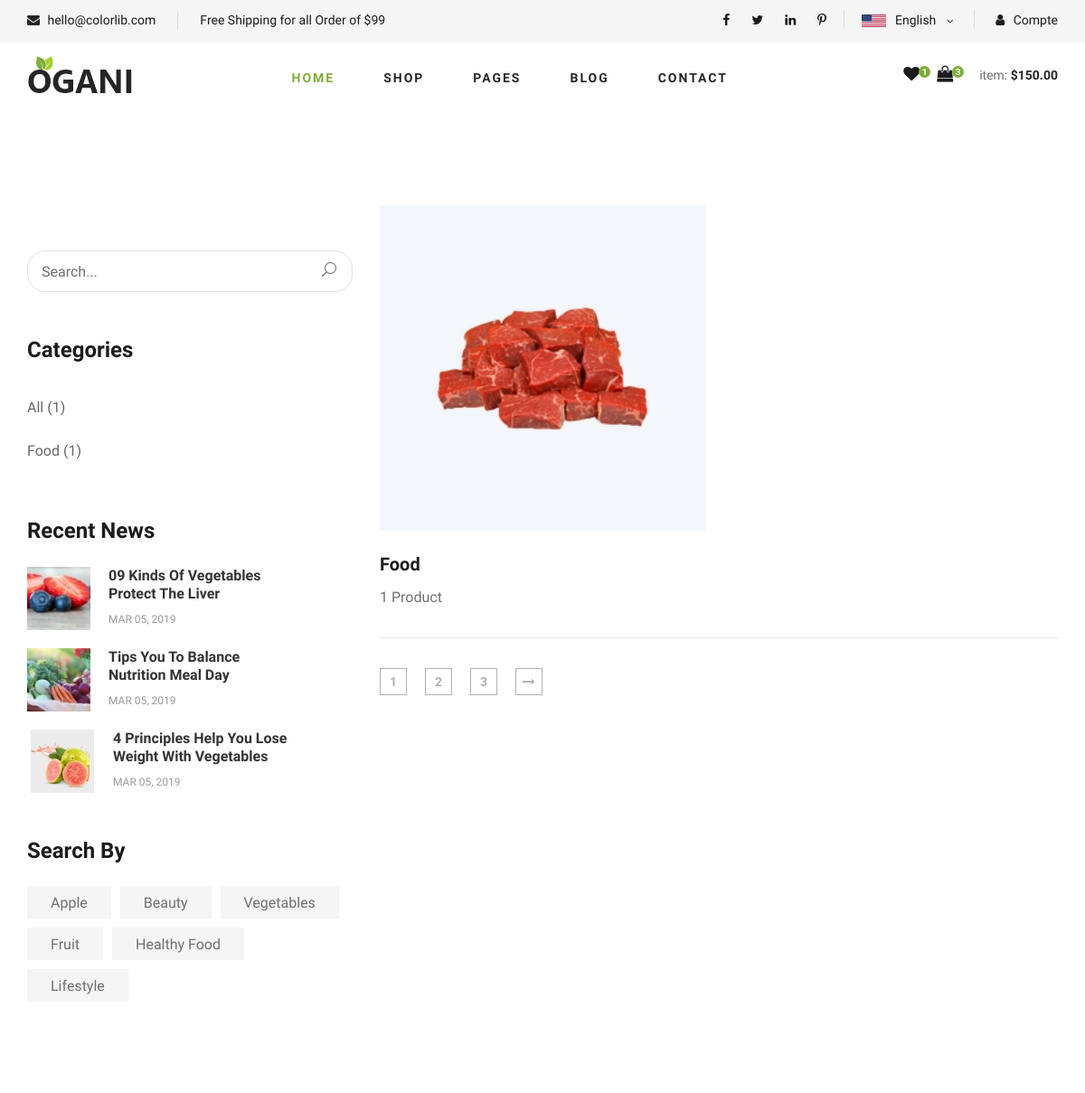
/categories/ (upper part), run on an earlier commit of the app's database.
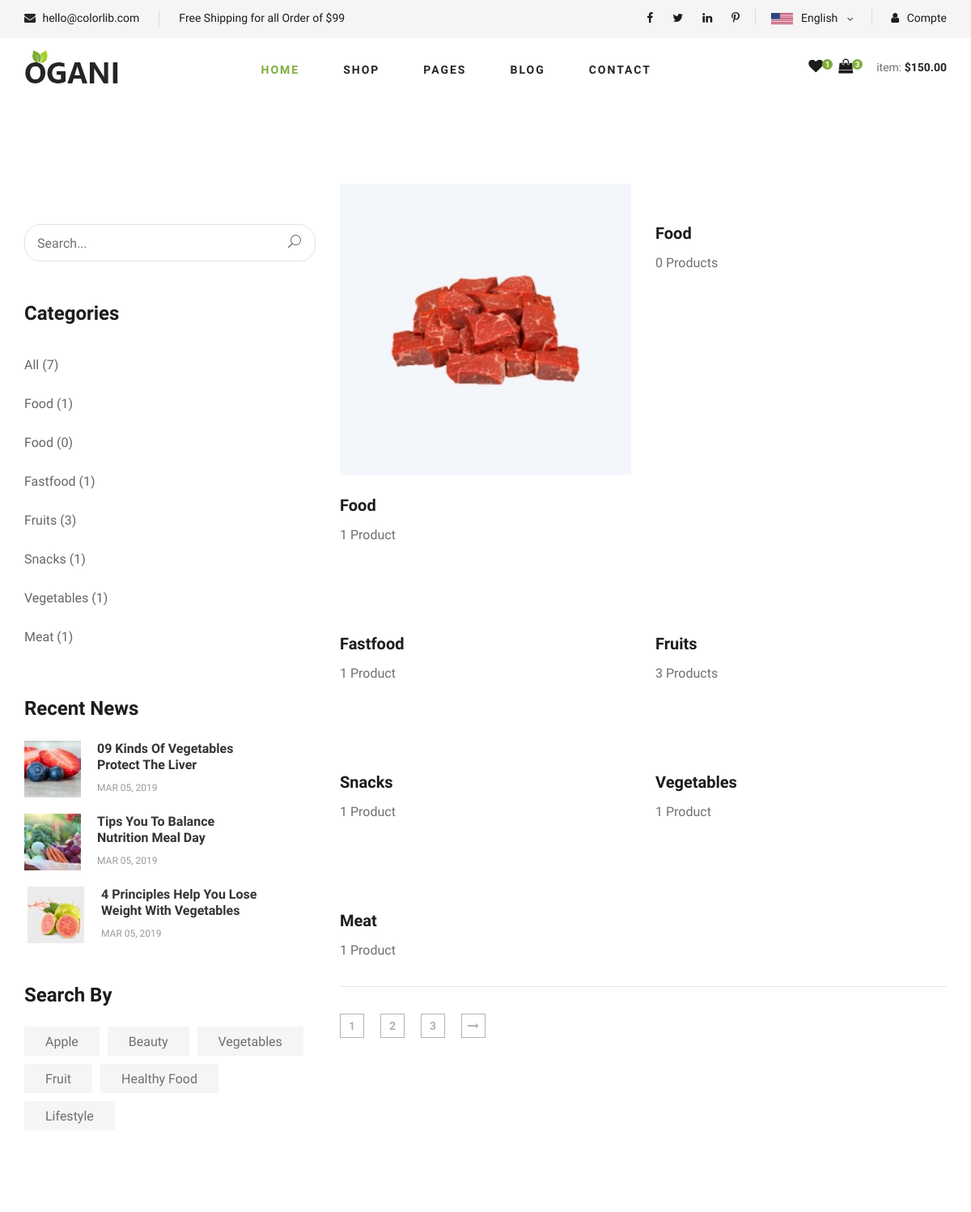
And on a later commit of the database.
### core/models.py (models this page shows, shortened)
class Category(models.Model):
    cid = ShortUUIDField(
        unique=True, length=10, max_length=20, prefix="cat", alphabet="abcdefgk"
    )
    title = models.CharField(max_length=100, default="Food")
    image = models.ImageField(upload_to="category", default="category.jpg")
    class Meta:
        verbose_name_plural = "categories"

### core/views.py (the view)
# urls.py: path("categories/", views.category_list_view, name="category-list"),
def category_list_view(request):
    category=Category.objects.all()
    context={
        "categories":category,
    }
    return render(request,"core/category-list.html",context)

### templates/core/category-list.html (shortened to what the changed rows need)
{% extends 'partials/base.html' %}
{% load static%}
{% block content %}
    <section class="blog spad">
        <div class="container">
            <div class="row">
                <div class="col-lg-4 col-md-5">
                    <div class="blog__sidebar">
                        <div class="blog__sidebar__item">
                            <ul>
                                <li><a href="#">All <span> ({{categories.count}})</span></a></li>
                                {%for c in categories%}
                                <li><a href="#">{{c.title}} <span>({{c.category.count}})</span></a></li>
                                {%endfor%}
                            </ul>
                        </div>
                    </div>
                </div>
                <div class="col-lg-8 col-md-7">
                    <div class="row">
                    {%for c in categories%}
                        <div class="col-lg-6 col-md-6 col-sm-6">
                            <div class="blog__item">
                                <div class="blog__item__pic">
                                    <img src="{{c.image.url}}" alt="">
                                </div>
                                <div class="blog__item__text">
                                    <h5><a href="#">{{c.title}}</a></h5>
                                    <p>{{c.category.count}} Product{{c.category.count|pluralize}} </p>
                                </div>
                            </div>
                        </div>
                        {%endfor%}
                    </div>
                </div>
            </div>
        </div>
    </section>
 {%endblock%}

What changed in the data, as far as the page shows it:
added Category: title "Food", category.count "0"
added Category: title "Fastfood", category.count "1"
added Category: title "Fruits", category.count "3"
added Category: title "Snacks", category.count "1"
added Category: title "Vegetables", category.count "1"
added Category: title "Meat", category.count "1"
Also different on the page:
{{ categories.count }}: "1" → "7"
